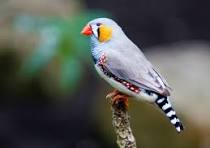
#> input picture Workshops/OpenCV/images/bird.jpg, 210 x 148 px
$ python bird.py
#> lines starting #> are read from the running program, lines starting #| are printed output that depends on the picture
import cv2 as cv
import numpy as np

image = cv.imread("images/bird.jpg", 0)
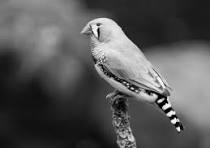
#> image: shape (148, 210); min 0, max 255, mean 86.5

print(image.shape)
#| (148, 210)


cv.imshow("image Test", image)
k = cv.waitKey(0)
#> (key Esc is pressed here)

if k == ord("s") :
    cv.imwrite("images/bird_ingrey_png.png", image)
    print("image sauvegardée")
else :
    cv.destroyAllWindows()
    print("les fenêtres ont été détruites")

$ run again, with Workshops/OpenCV/images/image_floue_PIL.jpg copied over Workshops/OpenCV/images/bird.jpg
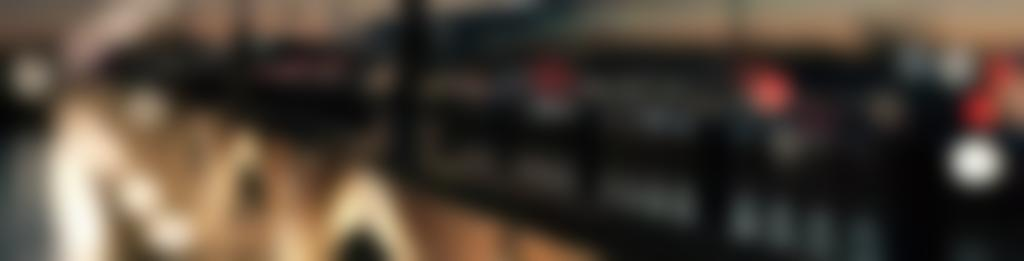
#> input picture Workshops/OpenCV/images/image_floue_PIL.jpg, 1024 x 261 px
#> `image = cv.imread("images/bird.jpg", 0)`:
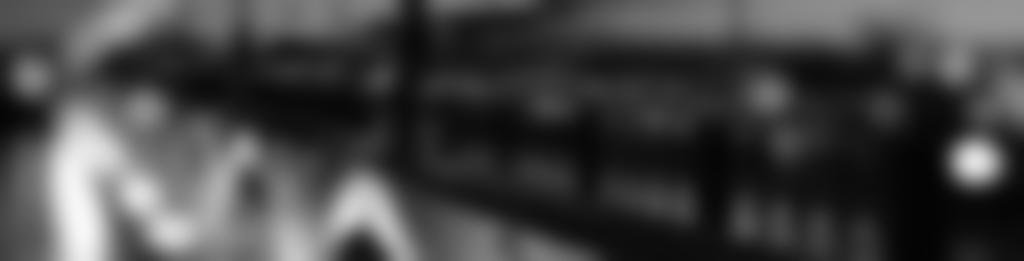
#> image: shape (261, 1024); min 3, max 248, mean 68.1
#| (261, 1024)
